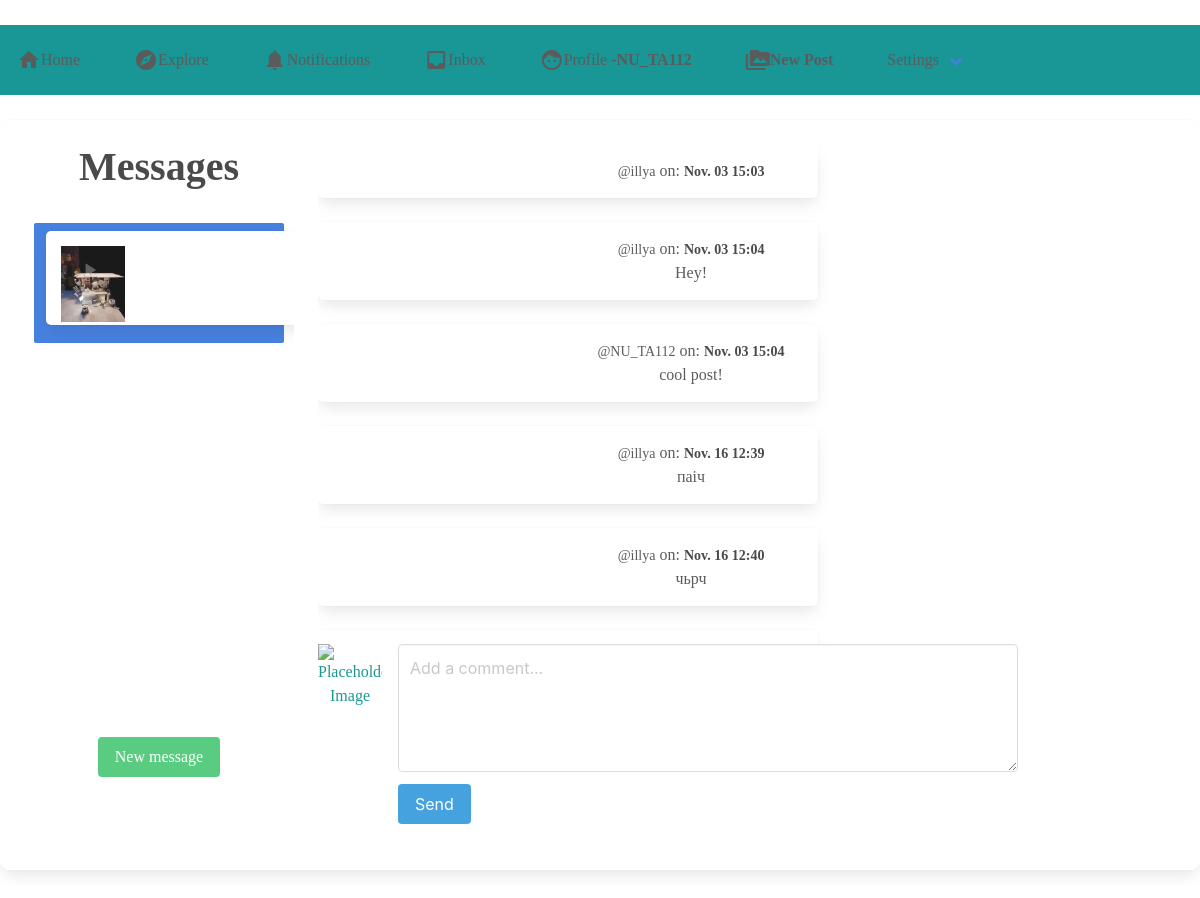
The app's page /direct/ (signed in) with its own data.
### authy/models.py (models this page shows, shortened)
class Profile(models.Model):
	user = models.OneToOneField(User, on_delete=models.CASCADE, related_name='profile')
	first_name = models.CharField(max_length=50, null=True, blank=True)
	last_name = models.CharField(max_length=50, null=True, blank=True)
	location = models.CharField(max_length=50, null=True, blank=True)
	url = models.CharField(max_length=80, null=True, blank=True)
	profile_info = models.TextField(max_length=150, null=True, blank=True)
	created = models.DateField(auto_now_add=True)
	favorites = models.ManyToManyField(Post)
	picture = models.ImageField(upload_to=user_directory_path, blank=True, null=True, verbose_name='Picture')

### direct/models.py (models this page shows, shortened)
class Message(models.Model):
	user = models.ForeignKey(User, on_delete=models.CASCADE, related_name='user')
	sender = models.ForeignKey(User, on_delete=models.CASCADE, related_name='from_user')
	recipient = models.ForeignKey(User, on_delete=models.CASCADE, related_name='to_user')
	body = models.TextField(max_length=1000, blank=True, null=True)
	date = models.DateTimeField(auto_now_add=True)
	is_read = models.BooleanField(default=False)
	def get_messages(user):
		messages = Message.objects.filter(user=user).values('recipient').annotate(last=Max('date')).order_by('-last')
		users = []
		for message in messages:
			users.append({
				'user': User.objects.get(pk=message['recipient']),
				'last': message['last'],
				'unread': Message.objects.filter(user=user, recipient__pk=message['recipient'], is_read=False).count()
				})
		return users

### direct/views.py (the view)
# urls.py: path('', Inbox, name='inbox'),
@login_required
def Inbox(request):
	messages = Message.get_messages(user=request.user)
	active_direct = None
	directs = None
	if messages:
		message = messages[0]
		active_direct = message['user'].username
		directs = Message.objects.filter(user=request.user, recipient=message['user'])
		directs.update(is_read=True)
		for message in messages:
			if message['user'].username == active_direct:
				message['unread'] = 0
	context = {
		'directs': directs,
		'messages': messages,
		'active_direct': active_direct,
		}
	template = loader.get_template('direct/direct.html')
	return HttpResponse(template.render(context, request))

### direct/views.py (called while the page is built)
def checkDirects(request):
	directs_count = 0
	if request.user.is_authenticated:
		directs_count = Message.objects.filter(user=request.user, is_read=False).count()
	return {'directs_count':directs_count}

### notifications/views.py (called while the page is built)
def CountNotifications(request):
	count_notifications = 0
	if request.user.is_authenticated:
		count_notifications = Notification.objects.filter(user=request.user, is_seen=False).count()
	return {'count_notifications':count_notifications}

### instagram_clone/templates/direct/direct.html (shortened to what this page needs)
{% extends 'base.html' %}
{% load static %}
{% block content %}
    <div class="card">
        <div class="card-content has-text-centered">
            <div class="columns is-mobile">
                <div class="column is-one-quarter">
                    <aside class="menu">
                        <h1 class="title is-2">
                            Messages
                        </h1>
                        <ul class="menu-list" style="overflow-y: scroll; height: 500px;">
                            {% for message in messages %}
                                <a class="{% if active_direct == message.user.username %}is-active{% endif %}"
                                   href="{% url 'directs' message.user.username %}">
                                    <div class="box">
                                        <article class="media">
                                            <div class="media-left">
                                                <figure class="image is-64x64">
                                                    {% if message.user.profile.picture %}
                                                        <img src="{{ message.user.profile.picture.url }}"
                                                             alt="User Image">
                                                    {% else %}
                                                        <img src="{% static 'img/default-profile.jpg' %}"
                                                             alt="Default Profile Image">
                                                    {% endif %}
                                                </figure>
                                            </div>
                                            <div class="media-content">
                                                <div class="content">
                                                    <p>
                                                    </p>
                                                </div>
                                            </div>
                                        </article>
                                    </div>
                                </a>
                            {% endfor %}
                        </ul>
                        <br>
                        <a href="{% url 'usersearch' %}" class="button is-success">New message</a>
                    </aside>
                </div>
                <div class="column">
                    <div style="overflow-y: scroll; height: 500px;">
                        {% for direct in directs %}
                            <div class="box">
                                <article class="media">
                                    <div class="media-content">
                                        <div class="content">
                                            <p>
                                                <small>@{{ direct.sender.username }}</small> on: <strong><small>
                                                {{ direct.date|date:'N d G:i'}}</small></strong>
                                            </p>
                                            {{ direct.body }}
                                        </div>
                                    </div>
                                </article>
                            </div>
                        {% endfor %}
                    </div>
                    <form role="form" method="POST" action="{% url 'send_direct' %}">
                        <article class="media">
                            <figure class="media-left">
                                <p class="image is-64x64">
                                    <img src="https://bulma.io/images/placeholders/128x128.png" alt="Placeholder Image">
                                </p>
                            </figure>
                            <div class="media-content">
                                <div class="field">
                                    <p class="control">
                                        <textarea class="textarea" name="body"
                                                  placeholder="Add a comment..."></textarea>
                                    </p>
                                </div>
                                <nav class="level">
                                    <div class="level-left">
                                        <div class="level-item">
                                            <button type="submit" name="action" class="button is-info">Send</button>
                                        </div>
                                    </div>
                                </nav>
                            </div>
                        </article>
                    </form>
                </div>
            </div>
        </div>
    </div>
{% endblock %}

### instagram_clone/templates/base.html (shortened to what this page needs)
{% load static %}
<!DOCTYPE html>
<html>
<head>
    <link rel="stylesheet" href="{% static 'css/bulma.min.css' %}">
    <link rel="stylesheet" href="{% static 'css/style.css' %}">
</head>
<body>
<nav class="navbar" role="navigation" aria-label="main navigation">
    <div id="navbarBasicExample" class="navbar-menu">
        <div class="navbar-start">
            <a href="{% url 'index' %}" class="navbar-item">
                <i class="material-icons">home</i>
                Home
            </a>
            <a class="navbar-item">
                <i class="material-icons">explore</i>
                Explore
            </a>
            <a href="{% url 'show-notifications' %}" class="navbar-item">
                <i class="material-icons">notifications</i>
                Notifications
            </a>
            <a href="{% url 'inbox' %}" class="navbar-item">
                <i class="material-icons">inbox</i>
                Inbox
            </a>
            <a href="{% url 'profile' request.user %}" class="navbar-item">
                <i class="material-icons">face</i>
                Profile - <strong>{{ request.user }}</strong>
            </a>
            <a href="{% url 'newpost' %}" class="navbar-item">
                <i class="material-icons">perm_media</i>
                <strong>New Post</strong>
            </a>
            <div class="navbar-item has-dropdown is-hoverable">
                <a class="navbar-link">
                    Settings
                </a>
            </div>
        </div>
    </div>
</nav>
{% block content %}
{% endblock %}
</body>
</html>

### instagram_clone/static/css/style.css (style rules this page uses)
* { box-sizing:border-box }

### instagram_clone/templates/base.html (style rules this page uses)
.navbar { background-color: darkcyan; width: 100%; height: 60px; opacity: 0.9; justify-content: center; align-items: center; padding: 35px; border-radius: 10px; transition: background-color 0.5s ease; position: fixed; top: 0; z-index: 1000; }
.navbar-item { margin: 0 15px; transition: color 0.3s ease; }
.navbar { background-color: darkcyan; width: 1400px; top: 25px; height: 60px; opacity: 0.9; justify-content: center; align-items: center; padding: 35px; border-radius: 10px; }
body { background: url("https://i.pinimg.com/originals/68/42/a9/6842a9e871dcdf7c42258b292b96110e.jpg"); background-size: cover; background-position: center; background-attachment: fixed; height: 100vh; margin: 0; display: flex; justify-content: center; font-family: 'Pacifico', cursive; flex-direction: column; align-items: center; }

### instagram_clone/templates/direct/direct.html (style rules this page uses)
.card { background-color: rgba(255, 255, 255, 0.7); background-size: cover; background-position: center; border-radius: 10px; color: darkcyan; width: 1200px; opacity: 0.9; margin-top: 120px; height: 750px; }
body { background: url("https://i.pinimg.com/originals/68/42/a9/6842a9e871dcdf7c42258b292b96110e.jpg"); background-size: cover; background-position: center; background-attachment: fixed; height: auto; margin: 0; display: flex; flex-direction: column; align-items: center; }
.box { margin-bottom: 10px; background-color: white; border-radius: 5px; padding: 15px; width: 500px; }
.media { width: 700px; }
.menu-list { padding: 10px; }
.box { margin-bottom: 10px; }
.media-content { flex-grow: 1; }
.level { width: 500px; }
.textarea { resize: vertical; min-height: 100px; }

### records on screen
Message: sender.username "illya", date "Nov. 03 15:03"
Message: sender.username "illya", date "Nov. 03 15:04", body "Hey!"
Message: sender.username "NU_TA112", date "Nov. 03 15:04", body "cool post!"
Message: sender.username "illya", date "Nov. 16 12:39", body "паіч"
Message: sender.username "illya", date "Nov. 16 12:40", body "чьрч"

### other values on screen
{{ request.user }} "NU_TA112"
